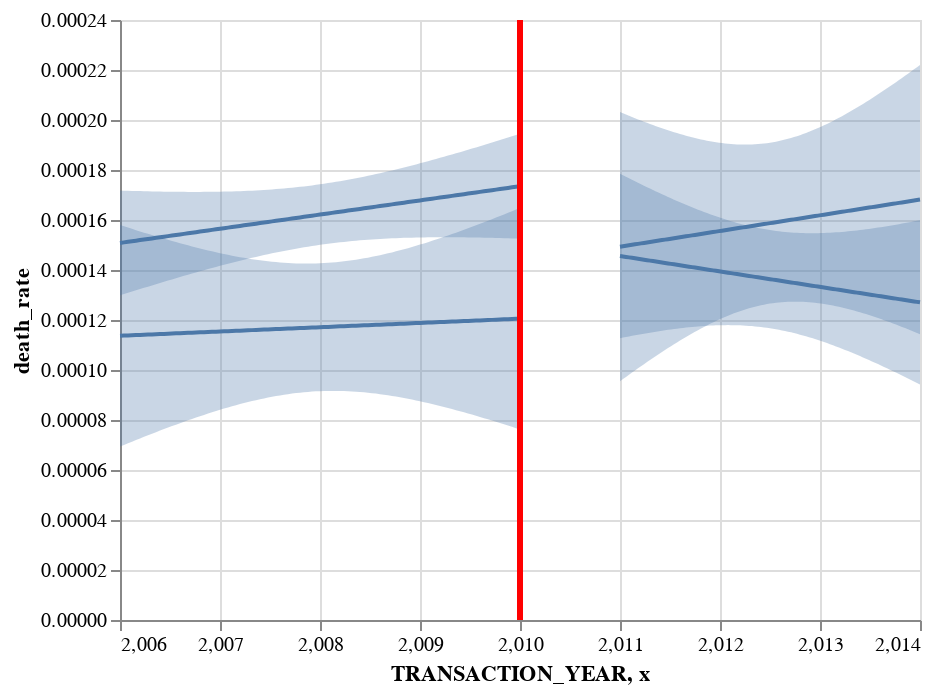

Notebook source saved alongside this figure:
### Markdown cell above
> diff-diff for death rate

### Code cell
xvar= "TRANSACTION_YEAR"
yvar="death_rate"
chart = diff_diff(FL, yvar, xvar, 2010, alpha=0.05)
chart
